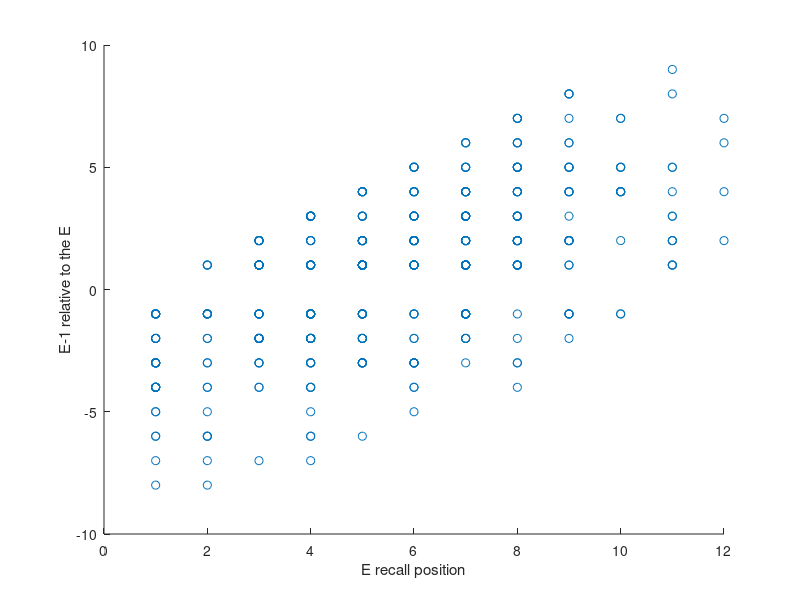

Recreate this plot in MATLAB. (Note: this script raises an error after producing the figure.)
%Alba Peris-Yague

clearvars
dir= '/Users/albaperis/Desktop/Alba/PhD UPM /Von Restroff WP3/Paper_github/Odd_SOA_CRP/Code';
cd(dir)
load alldata
% column 15= subject
% column 16= list
% column 17= type of oddball
% column 18= SOA
% column 19= oddball position
% column 20= control word position
% column 21= hits per list 

alldata(:,1:21)=cellfun(@num2str,alldata(:,1:21),'UniformOutput',false);

for i=1:length(alldata)
    oddpos=str2double(alldata(i,19));
    if ~strcmp(alldata(i,oddpos),'0'); %remove the ~ when calculating the E-1 for forgotten odd
        remembered(i,:)=alldata(i,:);
    end 
end 

%Clean empty cells 
remembered=remembered(~any(cellfun('isempty', remembered), 2), :);
remembered=sortrows(remembered,17);

%separate between emotional and perceptual oddballs
emotional=str2double(remembered(1:850,:));
perceptual=str2double(remembered(851:1682,:));

%Find the position of the emotionall recalled oddball 
for k=1:length(emotional)
    odd=emotional(k,19);
    recall(k,1)=emotional(k,15); %subject
    recall(k,2)=emotional(k,odd); %position of the eodd recalled
    recall(k,3)=emotional(k,odd-1); %position of the e-1 recalled
    recall(k,4)=emotional(k,odd+1); %position of the e+1 recalled
    recall(k,5)=length(nonzeros(emotional(k,1:14))); %total recalled 
    recall(k,6)=emotional(k,18); %add SOA
end 

%Calculate the distance between E and E-1 to then correlate them (5.3.21)
%If we do E- E-1 --> a - result will be E --> E-1 (backwards) and a + result
%will be forwards E-1-->E
recalldir=sortrows(recall,3);
recalldir=recalldir(~recalldir(:,3)==0,:);
direction=[recalldir(:,2), [recalldir(:,2)-recalldir(:,3)]];
 figure; scatter(direction(:,1), direction(:,2))
 xlabel('E recall position')
 ylabel('E-1 relative to the E')
 ax = gca;
 ax.XAxisLocation = 'origin';
 ax.YAxisLocation = 'origin';
%Fit a line 
coefficients = polyfit(direction(:,1), direction(:,2), 1);
fitted_y = polyval(coefficients, direction(:,1));
 hold on;
plot(direction(:,1), fitted_y, 'r', 'LineWidth', 3);

%save for R
diremem1=array2table(direction,'VariableNames',{'E', 'E-1'});
cd '/Users/albaperis/Desktop/Alba/PhD UPM /Von Restroff WP3/Paper_github/Odd_SOA_CRP/Raw_Results'
writetable(diremem1,'diremem1.csv')
%E and E+1
p1recalldir=sortrows(recall,4);
p1recalldir=p1recalldir(~p1recalldir(:,4)==0,:);
p1direction=[p1recalldir(:,2), [p1recalldir(:,2)-p1recalldir(:,4)]];

figure; scatter(p1direction(:,1), p1direction(:,2))
 xlabel('E recall position')
 ylabel('E+1 relative to the E')
 ax = gca;
 ax.XAxisLocation = 'origin';
 ax.YAxisLocation = 'origin';
%Fit a line 
coefficients = polyfit(p1direction(:,1), p1direction(:,2), 1);
fitted_y = polyval(coefficients, p1direction(:,1));
 hold on;
plot(p1direction(:,1), fitted_y, 'r', 'LineWidth', 3);

cd(dir)
e_relative=recall(:,2)./recall(:,5);
em1_relative=recall(:,3)./recall(:,5);
ep1_relative=recall(:,4)./recall(:,5);

e_relative_recall=[[recall(:,2)./recall(:,5)] [recall(:,3)./recall(:,5)] [recall(:,4)./recall(:,5)] recall(:,6) recall(:,1)];

%E relative recall= E E-1 E+1
E_R=num2cell([e_relative_recall(:,1) e_relative_recall(:,4) e_relative_recall(:,5)]);
E_R=[repmat({'Emotional'},850,1) E_R];

%Given the oddball was recalled what was the relative recall position of
%E-1 and E+1? 
%e_relative recall convert the 0 to NaNs, because a 0 means that the word
%was not recalled at all
e_relative_recall(e_relative_recall(:,1:3)==0)=NaN; %Convert the 0 to NaN;

%Now, only include trials in which all three items were recalled E-1, E and
%E+1. 
e_RR_allrecalled=e_relative_recall;
    %Include only trials in which all three items were recalled
e_RR_allrecalled(isnan(e_RR_allrecalled(:,2)), 1:3)=NaN;
e_RR_allrecalled(isnan(e_RR_allrecalled(:,3)), 1:3)=NaN;

%What happens when all three items are recalled and neither E-1 nor E are
%recalled last (i.e RR=1) therefore, giving space to E+1 to be recalled?
e_relative(e_relative(:,1)==1)=NaN; %delete trials in which E was recalled last (1 to NaN)
em1_relative(em1_relative(:,1)==0)=NaN; %delete the trials in which E-1 was forgotten
em1_relative(em1_relative(:,1)==1)=NaN; %delete the trials in which E-1 was recalled last (1 to NaN)
ep1_relative(ep1_relative(:,1)==0)=NaN; %delete the trials in which E+1 was forgotten
e_RR_allrecalled_space= [e_relative em1_relative ep1_relative];
    %Include only trials in which all three items were recalled
e_RR_allrecalled_space(isnan(e_RR_allrecalled_space(:,1)),1:3)=NaN;
e_RR_allrecalled_space(isnan(e_RR_allrecalled_space(:,2)),1:3)=NaN;
e_RR_allrecalled_space(isnan(e_RR_allrecalled_space(:,3)),1:3)=NaN;

%What happens in relative recall positions in trials when the E-1 was
%recalled vs. those that it was not?
%Find where the E-1 is forgotten
e_relative_recall=sortrows(e_relative_recall,2);
em1_forg=e_relative_recall(443:850,1:3); %E, E-1, E+1
em1_rem=e_relative_recall(1:442,1:3);
%Forgotten dataset
em1_forg(em1_forg(:,1:3)==1)=NaN; %delete the trials where E or E+1 was recalled last
%include trials in which E and E+1 were recalled 
em1_forg(isnan(em1_forg(:,1)),1:3)=NaN; 
em1_forg(isnan(em1_forg(:,3)),1:3)=NaN;
%Remembered dataset
em1_rem(em1_rem(:,1:2)==1)=NaN;%Convert to NaN when E and E-1 was recalled last
em1_rem(isnan(em1_rem(:,1)),1:3)=NaN; %Include only trials that all are recalled
em1_rem(isnan(em1_rem(:,2)),1:3)=NaN; %Include only trials that all are recalled
em1_rem(isnan(em1_rem(:,3)),1:3)=NaN; %Include only trials that all are recalled

% Calculate E-1 in remembered trials 

for j=1:length(emotional)
    em1=emotional(j,19)-1; %this is where the e-1 is 
    ec=emotional(j,20);
    em1data(j,1)=(emotional(j,15))';
    em1data(j,2)=(emotional(j,em1))';
    em1data(j,3)=(emotional(j,ec))';
    em1data(j,4)=(emotional(j,18))';
end %ended up with a matrix with subject, E-1, control, SOA

%Get E-1 normalized recall including the first two recalled items 
s= unique(em1data(:,1));
for a=1:length(s)
    subject=s(a);
    rows=em1data(:,1)==subject;
    trial=em1data(rows,:);
    e_final(a,1)=subject;
    e_final(a,2)=length(nonzeros(trial(:,2)))/length(trial(:,2)); %column 2 is E-1
    e_final(a,3)=length(nonzeros(trial(:,3)))/length(trial(:,3)); %column 3 is Control
end 

em1_normalized_rec=[e_final(:,1) [e_final(:,2)-e_final(:,3)]];

cd(dir)

%% PERCEPTUAL ODDBALLS
clearvars -except perceptual E_R
%Perceptual oddballs
%Find the position of the emotionall recalled oddball 
for k=1:length(perceptual)
    odd=perceptual(k,19);
    recall(k,1)=perceptual(k,15); %added subject
    recall(k,2)=perceptual(k,odd); %position of the eodd recalled
    recall(k,3)=perceptual(k,odd-1); %position of the e-1 recalled
    recall(k,4)=perceptual(k,odd+1); %position of the e+1 recalled
    recall(k,5)=length(nonzeros(perceptual(k,1:14))); %total recalled 
    recall(k,6)=perceptual(k,18); %add SOA 
end 

p_relative=recall(:,2)./recall(:,5);
pm1_relative=recall(:,3)./recall(:,5);
pp1_relative=recall(:,4)./recall(:,5);

p_relative_recall=[[recall(:,2)./recall(:,5)] [recall(:,3)./recall(:,5)] [recall(:,4)./recall(:,5)] recall(:,6) recall(:,1)];
P_R=num2cell([p_relative_recall(:,1) p_relative_recall(:,4) p_relative_recall(:,5)]);
P_R=[repmat({'Perceptual'},832,1) P_R];

%Given the oddball was recalled what was the relative recall position of
%P-1 and P+1?
%p_relative recall convert the 0 to NaNs, because a 0 means that the word
%was not recalled at all
p_relative_recall(p_relative_recall(:,1:3)==0)=NaN; %Convert the 0 to NaN;

%Now, only include trials in which all three items were recalled P-1, P and
%P+1. 
p_RR_allrecalled=p_relative_recall;
    %Include only trials in which all three items were recalled
p_RR_allrecalled(isnan(p_RR_allrecalled(:,2)), 1:3)=NaN;
p_RR_allrecalled(isnan(p_RR_allrecalled(:,3)), 1:3)=NaN;

%What happens when all three items are recalled and neither E-1 nor E are
%recalled last (i.e RR=1) therefore, giving space to E+1 to be recalled?
p_relative(p_relative(:,1)==1)=NaN; %delete trials in which E was recalled last (1 to NaN)
pm1_relative(pm1_relative(:,1)==0)=NaN; %delete the trials in which E-1 was forgotten
pm1_relative(pm1_relative(:,1)==1)=NaN; %delete the trials in which E-1 was recalled last (1 to NaN)
pp1_relative(pp1_relative(:,1)==0)=NaN; %delete the trials in which E+1 was forgotten
p_RR_allrecalled_space= [p_relative pm1_relative pp1_relative];
    %Include only trials in which all three items were recalled
p_RR_allrecalled_space(isnan(p_RR_allrecalled_space(:,1)),1:3)=NaN;
p_RR_allrecalled_space(isnan(p_RR_allrecalled_space(:,2)),1:3)=NaN;
p_RR_allrecalled_space(isnan(p_RR_allrecalled_space(:,3)),1:3)=NaN;

%What happens in relative recall positions in trials when the P-1 was
%recalled vs. those that it was not?
%Find where the P-1 is forgotten
p_relative_recall=sortrows(p_relative_recall,2);
pm1_forg=p_relative_recall(443:832,1:3); %P, P-1, P+1
pm1_rem=p_relative_recall(1:442,1:3);
%Forgotten dataset
pm1_forg(pm1_forg(:,1:3)==1)=NaN; %delete the trials where E or E+1 was recalled last
%include trials in which E and E+1 were recalled 
pm1_forg(isnan(pm1_forg(:,1)),1:3)=NaN; 
pm1_forg(isnan(pm1_forg(:,3)),1:3)=NaN;
%Remembered dataset
pm1_rem(pm1_rem(:,1:2)==1)=NaN;%Convert to NaN when E and E-1 was recalled last
pm1_rem(isnan(pm1_rem(:,1)),1:3)=NaN; %Include only trials that all are recalled
pm1_rem(isnan(pm1_rem(:,2)),1:3)=NaN; %Include only trials that all are recalled
pm1_rem(isnan(pm1_rem(:,3)),1:3)=NaN; %Include only trials that all are recalled

RR=[E_R; P_R];
RR=array2table(RR, 'VariableNames',{'oddballtype', 'relativerecall', 'SOA', 'subject'});

cd '/Users/albaperis/Desktop/Alba/PhD UPM /Von Restroff WP3/Paper_github/Odd_SOA_CRP/Raw_Results'
writetable(RR, 'RR.csv')
